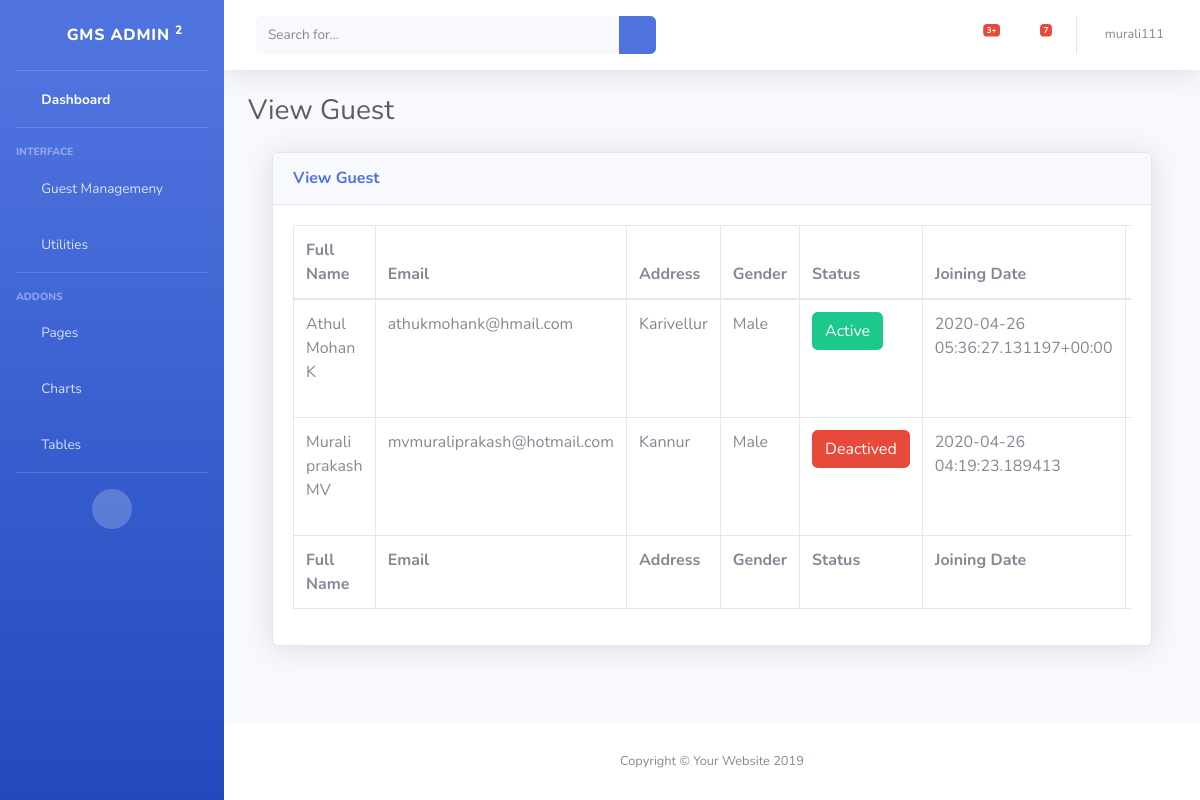
Screenshot of /index (signed in) with the database file from the repository.
### webapp/models.py (models this page shows, shortened)
class student(models.Model):
    first_name=models.CharField(max_length=50)
    middle_name=models.CharField(max_length=50)
    last_name=models.CharField(max_length=50)
    email=models.CharField(max_length=50,unique=True)
    address=models.CharField(max_length=250)
    gender=models.CharField(max_length=10)
    joining_date = models.CharField(max_length=50,default=timezone.now())
    updated = models.DateTimeField(auto_now=True)
    is_active=models.BooleanField(default=True)
    class Meta():
        db_table='student'

### webapp/views.py (the view)
# urls.py: url(r'^index$',views.index,name='index'),
def index(request):
    data=student.objects.all().order_by('first_name')
    return render(request,'index.html',{'data':data})

### webapp/templates/index.html (shortened to what this page needs)
{% extends 'header.html' %}
{% block content %}
  <div class="container-fluid">
    <div class="card shadow mb-4">
      <div class="card-header py-3">
        <h6 class="m-0 font-weight-bold text-primary">{% block title %}View Guest{% endblock %}</h6>
      </div>
      <div class="card-body">
        <div class="table-responsive">
          <table class="table table-bordered" id="dataTable" width="100%" cellspacing="0">
            <thead>
                <tr>
                    <th>Full Name</th>
                    <th>Email</th>
                    <th>Address</th>
                    <th>Gender</th>
                    <th>Status</th>
                    <th>Joining Date</th>
                      <th>Action</th>
                  </tr>
            </thead>
            <tfoot>
                <tr>
                    <th>Full Name</th>
                    <th>Email</th>
                    <th>Address</th>
                    <th>Gender</th>
                    <th>Status</th>
                    <th>Joining Date</th>
                      <th>Action</th>
                  </tr>
            </tfoot>
            <tbody>
    {% for row in data %}
    <tr>
      <td>{{ row.first_name }} {{ row.middle_name }} {{ row.last_name }}</td>
      <td>{{ row.email }}</td>
      <td>{{ row.address }}</td>
      {% if row.gender == 'm' %}
      <td>Male</td>
      {% else %}
      <td>Female</td>
      {% endif %}
      {% if row.is_active == True %}
      <td><button type="button" class="btn btn-success">Active</button> </td>
      {% else %}
      <td><button type="button" class="btn btn-danger">Deactived</button></td>
    {% endif %}
    <td>{{ row.joining_date }}</td>
        <td>
        </td>
    </tr>
    {% endfor %}
            </tbody>
          </table>
        </div>
      </div>
    </div>
  </div>
{% endblock %}

### webapp/templates/header.html (shortened to what this page needs)
<!DOCTYPE html>
<html lang="en">
<head>
 {% load static %}
 <link href={% static "vendor/fontawesome-free/css/all.min.css" %} rel="stylesheet" type="text/css">
 {% load static %}
 <link href={% static "css/sb-admin-2.min.css" %} rel="stylesheet">
</head>
<body id="page-top">
  <div id="wrapper">
    <ul class="navbar-nav bg-gradient-primary sidebar sidebar-dark accordion" id="accordionSidebar">
      <a class="sidebar-brand d-flex align-items-center justify-content-center" href="/dashBoard">
        <div class="sidebar-brand-icon rotate-n-15">
          <i class="fas fa-laugh-wink"></i>
        </div>
        <div class="sidebar-brand-text mx-3">GMS Admin <sup>2</sup></div>
      </a>
      <hr class="sidebar-divider my-0">
      <li class="nav-item active">
        <a class="nav-link" href="/dashBoard">
          <i class="fas fa-fw fa-tachometer-alt"></i>
          <span>Dashboard</span></a>
      </li>
      <hr class="sidebar-divider">
      <div class="sidebar-heading">
        Interface
      </div>
      <li class="nav-item">
        <a class="nav-link collapsed" href="#" data-toggle="collapse" data-target="#collapseTwo" aria-expanded="true" aria-controls="collapseTwo">
          <i class="fas fa-fw fa-cog"></i>
          <span>Guest Managemeny</span>
        </a>
      </li>
      <li class="nav-item">
        <a class="nav-link collapsed" href="#" data-toggle="collapse" data-target="#collapseUtilities" aria-expanded="true" aria-controls="collapseUtilities">
          <i class="fas fa-fw fa-wrench"></i>
          <span>Utilities</span>
        </a>
      </li>
      <hr class="sidebar-divider">
      <div class="sidebar-heading">
        Addons
      </div>
      <li class="nav-item">
        <a class="nav-link collapsed" href="#" data-toggle="collapse" data-target="#collapsePages" aria-expanded="true" aria-controls="collapsePages">
          <i class="fas fa-fw fa-folder"></i>
          <span>Pages</span>
        </a>
      </li>
      <li class="nav-item">
        <a class="nav-link" href="charts.html">
          <i class="fas fa-fw fa-chart-area"></i>
          <span>Charts</span></a>
      </li>
      <li class="nav-item">
        <a class="nav-link" href="tables.html">
          <i class="fas fa-fw fa-table"></i>
          <span>Tables</span></a>
      </li>
      <hr class="sidebar-divider d-none d-md-block">
      <div class="text-center d-none d-md-inline">
        <button class="rounded-circle border-0" id="sidebarToggle"></button>
      </div>
    </ul>
    <div id="content-wrapper" class="d-flex flex-column">
      <div id="content">
        <nav class="navbar navbar-expand navbar-light bg-white topbar mb-4 static-top shadow">
          <form class="d-none d-sm-inline-block form-inline mr-auto ml-md-3 my-2 my-md-0 mw-100 navbar-search">
            <div class="input-group">
              <input type="text" class="form-control bg-light border-0 small" placeholder="Search for..." aria-label="Search" aria-describedby="basic-addon2">
              <div class="input-group-append">
                <button class="btn btn-primary" type="button">
                  <i class="fas fa-search fa-sm"></i>
                </button>
              </div>
            </div>
          </form>
          <ul class="navbar-nav ml-auto">
            <li class="nav-item dropdown no-arrow mx-1">
              <a class="nav-link dropdown-toggle" href="#" id="alertsDropdown" role="button" data-toggle="dropdown" aria-haspopup="true" aria-expanded="false">
                <i class="fas fa-bell fa-fw"></i>
                <span class="badge badge-danger badge-counter">3+</span>
              </a>
            </li>
            <li class="nav-item dropdown no-arrow mx-1">
              <a class="nav-link dropdown-toggle" href="#" id="messagesDropdown" role="button" data-toggle="dropdown" aria-haspopup="true" aria-expanded="false">
                <i class="fas fa-envelope fa-fw"></i>
                <span class="badge badge-danger badge-counter">7</span>
              </a>
            </li>
            <li class="nav-item dropdown no-arrow">
              <a class="nav-link dropdown-toggle" href="#" id="userDropdown" role="button" data-toggle="dropdown" aria-haspopup="true" aria-expanded="false">
                <span class="mr-2 d-none d-lg-inline text-gray-600 small">{{ user.username }}</span>
              </a>
            </li>
          </ul>
        </nav>
        <div class="container-fluid">
            <h1 class="h3 mb-4 text-gray-800"> {% block title %}{% endblock %}</h1>
            {% block content %}
            {% endblock %}
          </div>
        </div>
      <footer class="sticky-footer bg-white">
        <div class="container my-auto">
          <div class="copyright text-center my-auto">
            <span>Copyright &copy; Your Website 2019</span>
          </div>
        </div>
      </footer>
    </div>
  </div>
  {% load static %}
  {% load static %}
  {% load static %}
  {% load static %}
  {% load static %}
</body>
</html>

### rows the page displays
student: first_name "Athul", middle_name "Mohan", last_name "K", email "athukmohank@hmail.com", address "Karivellur", gender "Male", is_active "Active", joining_date "2020-04-26 05:36:27.131197+00:00"
student: first_name "Murali", middle_name "prakash", last_name "MV", email "mvmuraliprakash@hotmail.com", address "Kannur", gender "Male", is_active "Deactived", joining_date "2020-04-26 04:19:23.189413"

### other values shown
{{ user.username }} "murali111"
